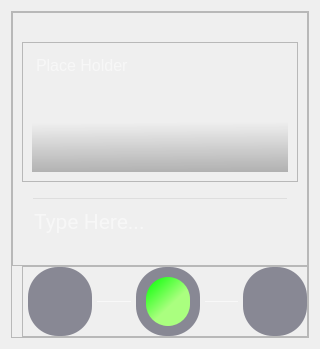
            <widget class="QWidget" name="AVAPage">
             <layout class="QHBoxLayout" name="horizontalLayout_8">
              <item>
               <widget class="QFrame" name="frame">
                <property name="frameShape">
                 <enum>QFrame::StyledPanel</enum>
                </property>
                <property name="frameShadow">
                 <enum>QFrame::Raised</enum>
                </property>
                <layout class="QVBoxLayout" name="verticalLayout_3">
                 <property name="spacing">
                  <number>0</number>
                 </property>
                 <property name="leftMargin">
                  <number>0</number>
                 </property>
                 <property name="topMargin">
                  <number>0</number>
                 </property>
                 <property name="rightMargin">
                  <number>0</number>
                 </property>
                 <property name="bottomMargin">
                  <number>0</number>
                 </property>
                 <item>
                  <widget class="QFrame" name="frame_5">
                   <property name="frameShape">
                    <enum>QFrame::StyledPanel</enum>
                   </property>
                   <property name="frameShadow">
                    <enum>QFrame::Raised</enum>
                   </property>
                   <layout class="QVBoxLayout" name="verticalLayout_4">
                    <item>
                     <widget class="QLabel" name="AVAGif_label">
                      <property name="text">
                       <string/>
                      </property>
                      <property name="alignment">
                       <set>Qt::AlignCenter</set>
                      </property>
                     </widget>
                    </item>
                    <item>
                     <widget class="QFrame" name="frame_4">
                      <property name="maximumSize">
                       <size>
                        <width>16777215</width>
                        <height>150</height>
                       </size>
                      </property>
                      <property name="frameShape">
                       <enum>QFrame::StyledPanel</enum>
                      </property>
                      <property name="frameShadow">
                       <enum>QFrame::Raised</enum>
                      </property>
                      <layout class="QVBoxLayout" name="verticalLayout_5">
                       <item>
                        <widget class="QTextBrowser" name="OutputTB">
                         <property name="maximumSize">
                          <size>
                           <width>16777215</width>
                           <height>120</height>
                          </size>
                         </property>
                         <property name="font">
                          <font>
                           <pointsize>12</pointsize>
                          </font>
                         </property>
                         <property name="styleSheet">
                          <string notr="true">background-color: qlineargradient(spread:pad, x1:0.50695, y1:1, x2:0.502299, y2:0.585, stop:0 rgba(0, 0, 0, 66), stop:1 rgba(255, 255, 255, 0));
color : white;</string>
                         </property>
                         <property name="frameShape">
                          <enum>QFrame::NoFrame</enum>
                         </property>
                         <property name="frameShadow">
                          <enum>QFrame::Plain</enum>
                         </property>
                         <property name="placeholderText">
                          <string>Place Holder</string>
                         </property>
                        </widget>
                       </item>
                      </layout>
                     </widget>
                    </item>
                    <item>
                     <widget class="QStackedWidget" name="stackedWidget_2">
                      <property name="maximumSize">
                       <size>
                        <width>16777215</width>
                        <height>90</height>
                       </size>
                      </property>
                      <property name="font">
                       <font>
                        <family>Roboto</family>
                       </font>
                      </property>
                      <property name="currentIndex">
                       <number>1</number>
                      </property>
                      <widget class="QWidget" name="Mic_Page">
                       <layout class="QHBoxLayout" name="horizontalLayout_15"/>
                      </widget>
                      <widget class="QWidget" name="Type_Page">
                       <layout class="QVBoxLayout" name="verticalLayout_6">
                        <item>
                         <widget class="QLineEdit" name="lineEdit">
                          <property name="minimumSize">
                           <size>
                            <width>0</width>
                            <height>50</height>
                           </size>
                          </property>
                          <property name="font">
                           <font>
                            <family>Roboto</family>
                            <pointsize>16</pointsize>
                           </font>
                          </property>
                          <property name="styleSheet">
                           <string notr="true">background-color : rgb(0,0,0,0);
color : white</string>
                          </property>
                          <property name="placeholderText">
                           <string>Type Here...</string>
                          </property>
                         </widget>
                        </item>
                       </layout>
                      </widget>
                     </widget>
                    </item>
                   </layout>
                  </widget>
                 </item>
                 <item>
                  <widget class="QFrame" name="Bottom_Frame_2">
                   <property name="maximumSize">
                    <size>
                     <width>16777215</width>
                     <height>100</height>
                    </size>
                   </property>
                   <property name="styleSheet">
                    <string notr="true">background-color: none;
margin-left : 5
</string>
                   </property>
                   <property name="frameShape">
                    <enum>QFrame::NoFrame</enum>
                   </property>
                   <property name="frameShadow">
                    <enum>QFrame::Plain</enum>
                   </property>
                   <layout class="QHBoxLayout" name="horizontalLayout_12">
                    <property name="spacing">
                     <number>0</number>
                    </property>
                    <property name="leftMargin">
                     <number>0</number>
                    </property>
                    <property name="topMargin">
                     <number>0</number>
                    </property>
                    <property name="rightMargin">
                     <number>0</number>
                    </property>
                    <property name="bottomMargin">
                     <number>0</number>
                    </property>
                    <item>
                     <widget class="QFrame" name="Bottombtn_container_2">
                      <property name="maximumSize">
                       <size>
                        <width>310</width>
                        <height>16777215</height>
                       </size>
                      </property>
                      <property name="frameShape">
                       <enum>QFrame::StyledPanel</enum>
                      </property>
                      <property name="frameShadow">
                       <enum>QFrame::Raised</enum>
                      </property>
                      <layout class="QHBoxLayout" name="horizontalLayout_13">
                       <property name="spacing">
                        <number>0</number>
                       </property>
                       <property name="sizeConstraint">
                        <enum>QLayout::SetDefaultConstraint</enum>
                       </property>
                       <property name="leftMargin">
                        <number>0</number>
                       </property>
                       <property name="topMargin">
                        <number>0</number>
                       </property>
                       <property name="rightMargin">
                        <number>0</number>
                       </property>
                       <property name="bottomMargin">
                        <number>0</number>
                       </property>
                       <item>
                        <widget class="QPushButton" name="SpeechInputbtn">
                         <property name="minimumSize">
                          <size>
                           <width>69</width>
                           <height>69</height>
                          </size>
                         </property>
                         <property name="maximumSize">
                          <size>
                           <width>70</width>
                           <height>70</height>
                          </size>
                         </property>
                         <property name="cursor">
                          <cursorShape>PointingHandCursor</cursorShape>
                         </property>
                         <property name="styleSheet">
                          <string notr="true">QPushButton{
	background-color: rgb(64, 64, 85, 150);
	border-radius : 30px;
}</string>
                         </property>
                         <property name="text">
                          <string/>
                         </property>
                         <property name="icon">
                          <iconset>
                           <normalon>:/audio-waves.png</normalon>
                          </iconset>
                         </property>
                         <property name="iconSize">
                          <size>
                           <width>50</width>
                           <height>50</height>
                          </size>
                         </property>
                         <property name="flat">
                          <bool>true</bool>
                         </property>
                        </widget>
                       </item>
                       <item>
                        <widget class="Line" name="line_3">
                         <property name="maximumSize">
                          <size>
                           <width>150</width>
                           <height>16777215</height>
                          </size>
                         </property>
                         <property name="styleSheet">
                          <string notr="true">color: rgb(255, 255, 255,150);
</string>
                         </property>
                         <property name="frameShadow">
                          <enum>QFrame::Plain</enum>
                         </property>
                         <property name="orientation">
                          <enum>Qt::Horizontal</enum>
                         </property>
                        </widget>
                       </item>
                       <item>
                        <widget class="QFrame" name="frame_3">
                         <property name="minimumSize">
                          <size>
                           <width>69</width>
                           <height>69</height>
                          </size>
                         </property>
                         <property name="maximumSize">
                          <size>
                           <width>70</width>
                           <height>70</height>
                          </size>
                         </property>
                         <property name="styleSheet">
                          <string notr="true">background-color : white; 
border-radius : 30;
background-color: rgb(64, 64, 85, 150);</string>
                         </property>
                         <property name="frameShape">
                          <enum>QFrame::NoFrame</enum>
                         </property>
                         <property name="frameShadow">
                          <enum>QFrame::Raised</enum>
                         </property>
                         <layout class="QVBoxLayout" name="verticalLayout_10">
                          <property name="leftMargin">
                           <number>5</number>
                          </property>
                          <property name="topMargin">
                           <number>10</number>
                          </property>
                          <property name="rightMargin">
                           <number>10</number>
                          </property>
                          <property name="bottomMargin">
                           <number>10</number>
                          </property>
                          <item>
                           <widget class="QLabel" name="InternetIndicator">
                            <property name="sizePolicy">
                             <sizepolicy hsizetype="Minimum" vsizetype="Minimum">
                              <horstretch>0</horstretch>
                              <verstretch>0</verstretch>
                             </sizepolicy>
                            </property>
                            <property name="minimumSize">
                             <size>
                              <width>49</width>
                              <height>49</height>
                             </size>
                            </property>
                            <property name="maximumSize">
                             <size>
                              <width>50</width>
                              <height>50</height>
                             </size>
                            </property>
                            <property name="styleSheet">
                             <string notr="true">background-color: qlineargradient(spread:pad, x1:0, y1:0, x2:0.522, y2:0.614, stop:0 rgba(0, 255, 0, 255), stop:1 rgba(170, 255, 127, 255));
border-radius : 22px;</string>
                            </property>
                            <property name="text">
                             <string/>
                            </property>
                            <property name="textFormat">
                             <enum>Qt::PlainText</enum>
                            </property>
                            <property name="alignment">
                             <set>Qt::AlignCenter</set>
                            </property>
                            <property name="indent">
                             <number>0</number>
                            </property>
                           </widget>
                          </item>
                         </layout>
                        </widget>
                       </item>
                       <item>
                        <widget class="Line" name="line_4">
                         <property name="styleSheet">
                          <string notr="true">color: rgb(255, 255, 255,150);
</string>
                         </property>
                         <property name="frameShadow">
                          <enum>QFrame::Plain</enum>
                         </property>
                         <property name="orientation">
                          <enum>Qt::Horizontal</enum>
                         </property>
                        </widget>
                       </item>
                       <item>
                        <widget class="QPushButton" name="TypeInputbtn">
                         <property name="minimumSize">
                          <size>
                           <width>69</width>
                           <height>69</height>
                          </size>
                         </property>
                         <property name="maximumSize">
                          <size>
                           <width>70</width>
                           <height>70</height>
                          </size>
                         </property>
                         <property name="cursor">
                          <cursorShape>PointingHandCursor</cursorShape>
                         </property>
                         <property name="styleSheet">
                          <string notr="true">QPushButton{
	background-color: rgb(64, 64, 85, 150);
	border-radius : 30px;
}</string>
                         </property>
                         <property name="text">
                          <string/>
                         </property>
                         <property name="icon">
                          <iconset>
                           <normalon>:/text.png</normalon>
                          </iconset>
                         </property>
                         <property name="iconSize">
                          <size>
                           <width>50</width>
                           <height>50</height>
                          </size>
                         </property>
                         <property name="flat">
                          <bool>true</bool>
                         </property>
                        </widget>
                       </item>
                      </layout>
                     </widget>
                    </item>
                   </layout>
                  </widget>
                 </item>
                </layout>
               </widget>
              </item>
             </layout>
            </widget>
